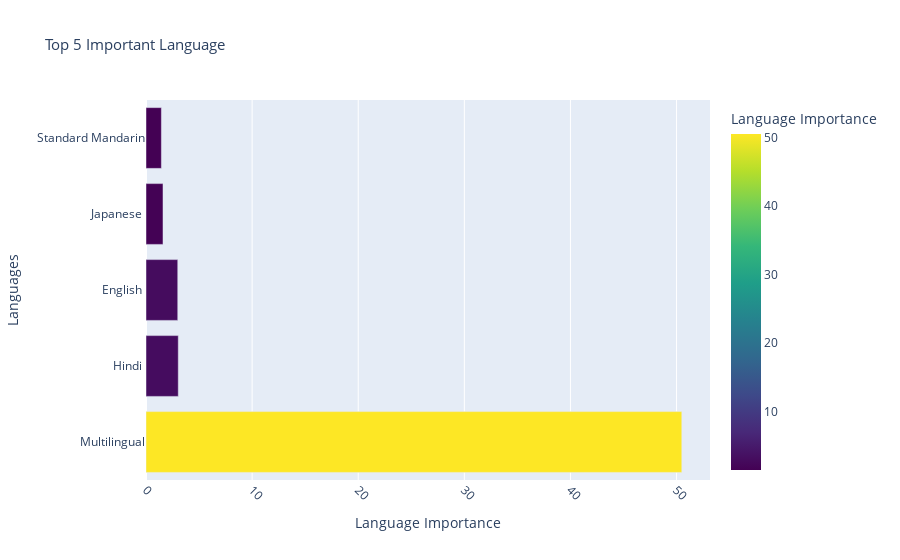

Source (notebook cell):
### Markdown cell above
ML

### Code cell
import pandas as pd
from sklearn.metrics import mean_squared_error, r2_score
import xgboost as xgb 
from sklearn.compose import ColumnTransformer
from sklearn.pipeline import Pipeline
from sklearn.preprocessing import OneHotEncoder, StandardScaler
from sklearn.impute import SimpleImputer
from sklearn.ensemble import RandomForestRegressor
from sklearn.model_selection import train_test_split
from xgboost import XGBRegressor
#from lightgbm import LGBMRegressor
from catboost import CatBoostRegressor
from sklearn.ensemble import GradientBoostingRegressor
from sklearn.svm import SVR
from sklearn.model_selection import GridSearchCV

data = df_avec_successful
X = data.drop('Successful', axis=1)
y = data['Successful']  # target

#preprocessing steps for both categorical and numeric data. Categorical features are filled with a
#placeholder value for any missing data and then one-hot encoded. Numeric features are imputed with their
#mean and then standardized. This transformed data is then used to train the RandomForestRegressor.
#Make sure to adjust the categorical_columns and numeric_columns lists to include all relevant features from your dataset.
#Selecting categorical and numeric columns

categorical_columns = ['Main_language', 'Main_country']  
numeric_columns = ['Movie_runtime']  

# Preprocessing for categorical data
categorical_transformer = Pipeline(steps=[
    ('imputer', SimpleImputer(strategy='constant', fill_value='missing')),
    ('onehot', OneHotEncoder(handle_unknown='ignore'))
])

# Preprocessing for categorical data
categorical_transformer = Pipeline(steps=[
    ('imputer', SimpleImputer(strategy='constant', fill_value='missing')),
    ('onehot', OneHotEncoder(handle_unknown='ignore'))
])

# Preprocessing for numerical data
numeric_transformer = Pipeline(steps=[
    ('imputer', SimpleImputer(strategy='mean')),
    ('scaler', StandardScaler())  # standardizing data
])

# Preprocessing for numerical data
numeric_transformer = Pipeline(steps=[
    ('imputer', SimpleImputer(strategy='mean')),
    ('scaler', StandardScaler())
])
# Bundle preprocessing for numerical and categorical data
preprocessor = ColumnTransformer(
    transformers=[
        ('cat', categorical_transformer, categorical_columns)
    ])

# Get a list of unique genres
top_genres = data['Top_genres'].value_counts().index
print(top_genres)
print(data['Top_genres'].value_counts())

#OPTIMISATION

# Hyperparameters grid for Random Forest
param_grid = {
    'classifier__n_estimators': [100, 200, 300],
    'classifier__max_depth': [10, 20, 30],
    'classifier__min_samples_split': [2, 5, 10],
    'classifier__min_samples_leaf': [1, 2, 4]
}
# Hyperparameters grid for CatBoost
param_grid_catboost = {
    'classifier__iterations': [100, 500, 1000],
    'classifier__learning_rate': [0.01, 0.1, 0.3],
    'classifier__depth': [4, 6, 10],
}
# Analysis for each genre
for genre in top_genres:
    print("------------------------------------------------------------------------------------------")
    print("------------------------------------------------------------------------------------------")
    print(f"Analyzing genre: {genre} - Data Points: {len(data[data['Top_genres'] == genre])}")

    genre_data = data[data['Top_genres'] == genre]
    # Filter movies with success score greater than 6

    successful_movies = genre_data[genre_data['Successful'] >= 6]
    successful_movies['Movie_runtime'] = pd.to_numeric(successful_movies['Movie_runtime'], errors='coerce')
    mean_runtime = successful_movies['Movie_runtime'].dropna().mean()
    print(f"Optimal Runtime: {mean_runtime:.2f} minutes")

    try:
        X_genre = genre_data[categorical_columns]
        y_genre = genre_data['Successful']
        X_train, X_test, y_train, y_test = train_test_split(X_genre, y_genre, test_size=0.1, random_state=42)

        clf = Pipeline(steps=[('preprocessor', preprocessor),
                              ('classifier', CatBoostRegressor(random_state=42, verbose=0))])

        # Grid search for hyperparameter tuning
        grid_search = GridSearchCV(clf, param_grid_catboost, cv=3, scoring='neg_mean_squared_error')
        grid_search.fit(X_train, y_train)

        # Best model after grid search
        best_clf = grid_search.best_estimator_

        # Predict and evaluate
        y_pred = best_clf.predict(X_test)
        mse = mean_squared_error(y_test, y_pred)
        rmse = mse ** 0.5
        r2 = r2_score(y_test, y_pred)

        print(f"MSE: {mse}, RMSE: {rmse}, R²: {r2}")

        # Feature Importance Analysis
        feature_importances = best_clf.named_steps['classifier'].feature_importances_
        column_transformer = best_clf.named_steps['preprocessor']
        feature_names = get_transformer_feature_names(column_transformer)
       
        # Ensure the number of feature names matches the number of feature importances
        if len(feature_names) == len(feature_importances):
            feature_importance_df = pd.DataFrame({'Feature': feature_names, 'Importance': feature_importances})
            sorted_feature_importance = feature_importance_df.sort_values(by='Importance', ascending=False)

            # Extracting and displaying top features excluding 'Main_language_missing'
            top_languages1 = sorted_feature_importance[~sorted_feature_importance['Feature'].str.contains('Main_language_missing')]
            top_languages = top_languages1[top_languages1['Feature'].str.contains('Main_language_')].head(6)
            countries= sorted_feature_importance[sorted_feature_importance['Feature'].str.contains('Main_country_')]
            top_countries = countries[~countries['Feature'].str.contains('missing')].head(5)
            # = sorted_feature_importance[sorted_feature_importance['Feature'].str.contains('Main_country_')].head(4)

            print(f"Top 4 Languages for {genre}:\n{top_languages}")
            print(f"Top 4 Countries for {genre}:\n{top_countries}")
        else:
            print("Number of feature names and feature importances do not match.")

        import plotly.express as px
        import plotly.offline as pyo
        import pandas as pd
        import matplotlib.pyplot as plt
        import seaborn as sns
        import mpld3

        # List of countries to highlight
        def clean_country_name(country_name):
            cleaned_name = country_name.replace("Main_country_", "").replace(" of America", "")
            return cleaned_name

        # Apply the function to each element in the list
        cleaned_countries = [clean_country_name(country) for country in top_countries['Feature']]
        # Generate a unique color for each country
        colors = px.colors.qualitative.Plotly  # This is a list of colors provided by Plotly

        # Ensure there are enough colors for all countries
        assert len(colors) >= len(cleaned_countries), "Not enough colors available."

        # Create a DataFrame
        df = pd.DataFrame({
            'color': cleaned_countries,
            'country': cleaned_countries  # Use country names as color identifiers for now
        })

        # Create a color mapping: each country gets a different color
        color_mapping = {country: colors[i] for i, country in enumerate(cleaned_countries)}

        # Create the interactive world map
        fig = px.choropleth(df,
                            locations='color',
                            locationmode='country names',
                            color='country',
                            hover_name='color',
                            color_discrete_map=color_mapping,  # Use the color mapping
                            title='Top 5 recommended release country')

        # Show the figure
        fig.show()
        # Save the figure to an HTML file
        if genre == 'Action/Adventure':
            pyo.plot(fig, filename=f'catboost_info/mapactionadventure.html', auto_open=False)
        else:
            pyo.plot(fig, filename=f'catboost_info/map_{genre}.html', auto_open=False)

        # Create a beautiful bar plot    
        # Create a bar plot using Plotly Express
        
        top_languages['Feature'] = top_languages['Feature'].str.replace('Main_language_', '')
        top_languages['Feature'] = top_languages['Feature'].str.replace('Language', '')

        fig2 = px.bar(top_languages.head(5),
                    x='Importance', 
                    y='Feature',
                    title='Top 5 Important Language',
                    labels={'Importance': 'Language Importance', 'Feature': 'Languages'},
                    orientation='h',  # Horizontal bar plot
                    color='Importance',  # Color the bars by the 'Importance' value
                    color_continuous_scale='viridis')  # Use the 'viridis' color scale

        # Update layout for better readability
        fig2.update_layout(
            xaxis_title='Language Importance',
            yaxis_title='Languages',
            title_font_size=15,
            xaxis_tickangle=45
        )

        # Show the plot
        fig2.show()

        if genre == 'Action/Adventure':
            pyo.plot(fig2, filename=f'catboost_info/maplangueactionadventure.html', auto_open=False)


        else:
            pyo.plot(fig2, filename=f'catboost_info/maplangue_{genre}.html', auto_open=False)

    except Exception as e:
        print(f"An error occurred while analyzing genre {genre}: {e}")

### Figure 1 — Plotly figure (JSON) as saved in the notebook; plotly's stock layout.template omitted (floating-point values rounded to 4 significant figures)
{"data": [{"alignmentgroup": "True", "hovertemplate": "Language Importance=%{marker.color}<br>Languages=%{y}<extra></extra>", "legendgroup": "", "marker": {"color": [50.49, 3.042, 2.993, 1.602, 1.451], "coloraxis": "coloraxis", "pattern": {"shape": ""}}, "name": "", "offsetgroup": "", "orientation": "h", "showlegend": false, "textposition": "auto", "type": "bar", "x": [50.49, 3.042, 2.993, 1.602, 1.451], "xaxis": "x", "y": ["Multilingual", "Hindi ", "English ", "Japanese ", "Standard Mandarin"], "yaxis": "y"}], "layout": {"barmode": "relative", "coloraxis": {"colorbar": {"title": {"text": "Language Importance"}}, "colorscale": [[0, "#440154"], [0.1111, "#482878"], [0.2222, "#3e4989"], [0.3333, "#31688e"], [0.4444, "#26828e"], [0.5556, "#1f9e89"], [0.6667, "#35b779"], [0.7778, "#6ece58"], [0.8889, "#b5de2b"], [1, "#fde725"]]}, "legend": {"tracegroupgap": 0}, "title": {"font": {"size": 15}, "text": "Top 5 Important Language"}, "xaxis": {"anchor": "y", "domain": [0, 1], "tickangle": 45, "title": {"text": "Language Importance"}}, "yaxis": {"anchor": "x", "domain": [0, 1], "title": {"text": "Languages"}}}}
